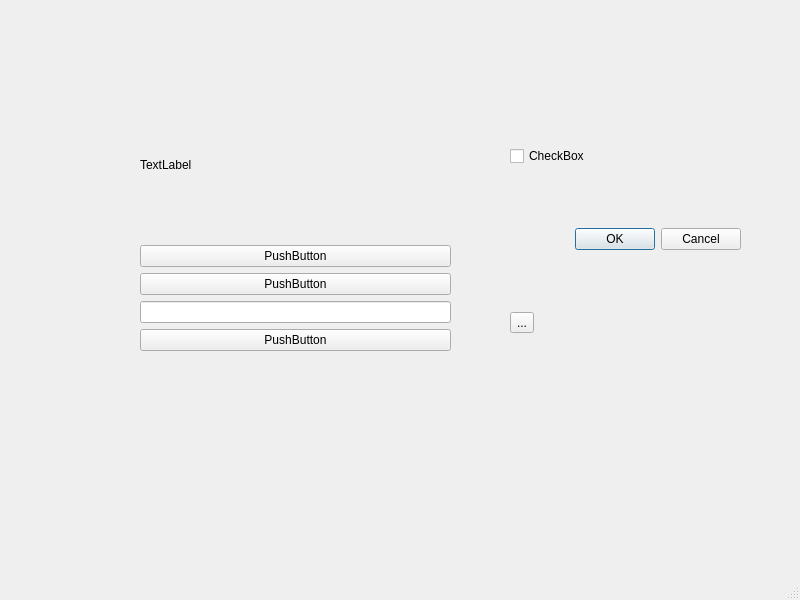
<?xml version="1.0" encoding="UTF-8"?>
<ui version="4.0">
 <class>MainWindow</class>
 <widget class="QMainWindow" name="MainWindow">
  <property name="geometry">
   <rect>
    <x>0</x>
    <y>0</y>
    <width>800</width>
    <height>600</height>
   </rect>
  </property>
  <property name="windowTitle">
   <string>MainWindow</string>
  </property>
  <widget class="QWidget" name="centralwidget">
   <widget class="QWidget" name="verticalLayoutWidget">
    <property name="geometry">
     <rect>
      <x>140</x>
      <y>90</y>
      <width>311</width>
      <height>261</height>
     </rect>
    </property>
    <layout class="QVBoxLayout" name="verticalLayout">
     <item>
      <widget class="QLabel" name="label">
       <property name="text">
        <string>TextLabel</string>
       </property>
      </widget>
     </item>
     <item>
      <widget class="QPushButton" name="pushButton">
       <property name="text">
        <string>PushButton</string>
       </property>
      </widget>
     </item>
     <item>
      <widget class="QPushButton" name="pushButton_2">
       <property name="text">
        <string>PushButton</string>
       </property>
      </widget>
     </item>
     <item>
      <widget class="QLineEdit" name="lineEdit"/>
     </item>
     <item>
      <widget class="QPushButton" name="pushButton_3">
       <property name="text">
        <string>PushButton</string>
       </property>
      </widget>
     </item>
    </layout>
   </widget>
   <widget class="QWidget" name="verticalLayoutWidget_2">
    <property name="geometry">
     <rect>
      <x>510</x>
      <y>90</y>
      <width>231</width>
      <height>301</height>
     </rect>
    </property>
    <layout class="QVBoxLayout" name="verticalLayout_2">
     <item>
      <widget class="QCheckBox" name="checkBox">
       <property name="text">
        <string>CheckBox</string>
       </property>
      </widget>
     </item>
     <item>
      <widget class="QDialogButtonBox" name="buttonBox">
       <property name="standardButtons">
        <set>QDialogButtonBox::Cancel|QDialogButtonBox::Ok</set>
       </property>
      </widget>
     </item>
     <item>
      <widget class="QToolButton" name="toolButton">
       <property name="text">
        <string>...</string>
       </property>
      </widget>
     </item>
    </layout>
   </widget>
  </widget>
  <widget class="QMenuBar" name="menubar">
   <property name="geometry">
    <rect>
     <x>0</x>
     <y>0</y>
     <width>800</width>
     <height>26</height>
    </rect>
   </property>
  </widget>
  <widget class="QStatusBar" name="statusbar"/>
 </widget>
 <resources/>
 <connections/>
</ui>
